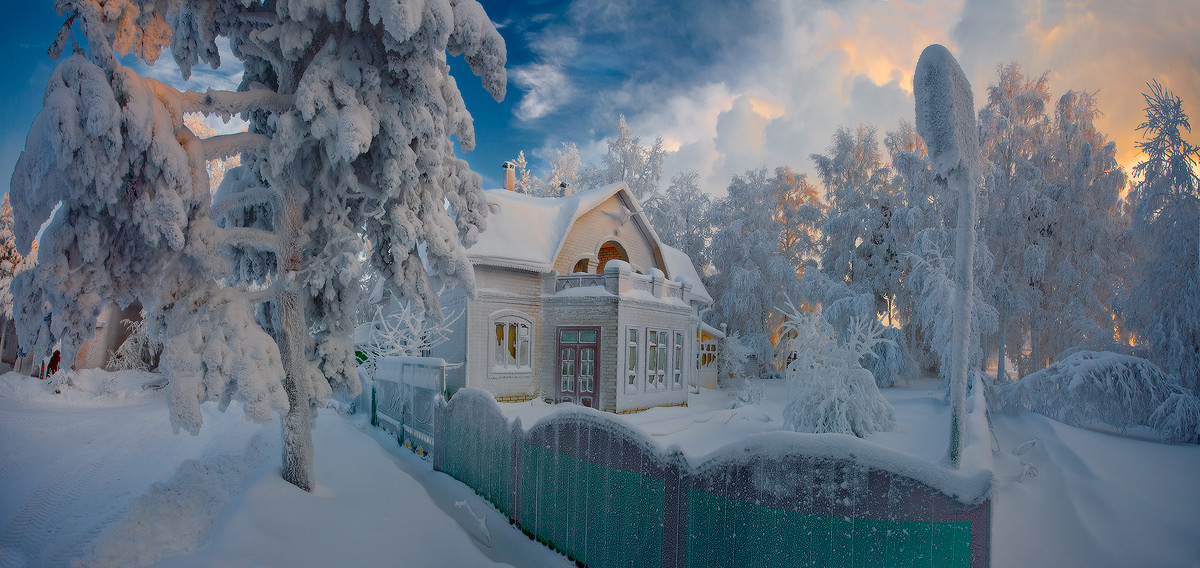
#> input picture 06_pract_regression/image.jpg, 1200 x 568 px
$ python regression.py
#> lines starting #> are read from the running program, lines starting #| are printed output that depends on the picture
import sys
from PIL import Image
import numpy as np
from sklearn import linear_model
import matplotlib.pyplot as plt

try:
    im = Image.open('image.jpg')
#> im is the input picture: PIL image 1200x568 RGB; mean R, G, B 101.8, 114.2, 126.7
    data = np.array(im.getdata()).reshape([im.height, im.width, 3])
except:
    print("файл не найден")
    sys.exit()


x = np.arange(0, im.width)
#> x = 1200 values from 0 to 1199
X = np.array([x, x**2.0, x**3.0, x**4.0, x**5.0]).transpose()

plt.plot(data[0, :, 0], 'r-')
plt.plot(data[0, :, 1], 'g-')
plt.plot(data[0, :, 2], 'b-')
plt.grid()
plt.show()
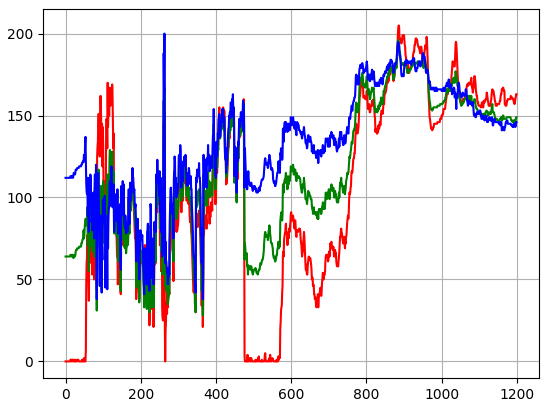
#> figure drawn by matplotlib, 1 panel; curve peaks at x = 886, y = 205; curve peaks at x = 885, y = 196; curve peaks at x = 263, y = 200

#вариант 1
#Привести графики как на рисунке 1 для всех цветовых каналов отдельной строки изображения.
#Должно быть 3 графика на одном объекте Figure, для каждого цветового канала должна быть рассчитана и изображена кривая регрессии.

lm = linear_model.LinearRegression()
colors = ['r', 'g', 'b']

for i in range(3):
    plt.plot(data[0, :, i], colors[i] + '-')
    plt.plot(lm.fit(X, data[0, :, i]).predict(X), colors[i] + '--')

plt.grid()
plt.show()
#> figure, not shown here; curve peaks at x = 886, y = 205; curve peaks at x = 1052, y = 191.7; curve peaks at x = 885, y = 196
